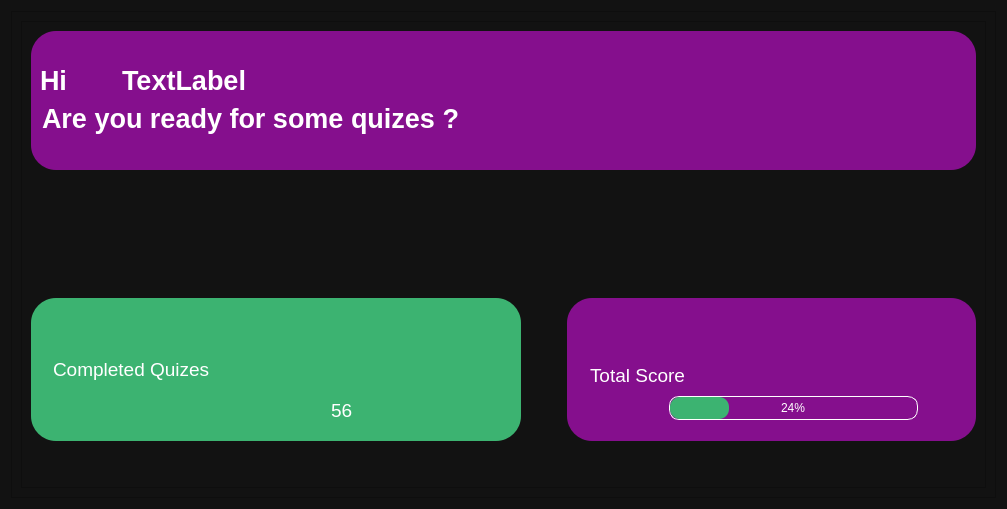
<?xml version="1.0" encoding="UTF-8"?>
<ui version="4.0">
 <class>Home</class>
 <widget class="QWidget" name="Home">
  <property name="geometry">
   <rect>
    <x>0</x>
    <y>0</y>
    <width>1007</width>
    <height>509</height>
   </rect>
  </property>
  <property name="windowTitle">
   <string>Form</string>
  </property>
  <property name="styleSheet">
   <string notr="true">background: #121212;</string>
  </property>
  <layout class="QGridLayout" name="gridLayout_5">
   <item row="1" column="0">
    <widget class="QFrame" name="frame">
     <property name="sizePolicy">
      <sizepolicy hsizetype="Expanding" vsizetype="Expanding">
       <horstretch>0</horstretch>
       <verstretch>0</verstretch>
      </sizepolicy>
     </property>
     <property name="maximumSize">
      <size>
       <width>16777215</width>
       <height>16777215</height>
      </size>
     </property>
     <property name="frameShape">
      <enum>QFrame::StyledPanel</enum>
     </property>
     <property name="frameShadow">
      <enum>QFrame::Raised</enum>
     </property>
     <layout class="QGridLayout" name="gridLayout">
      <item row="0" column="0">
       <widget class="QFrame" name="frame_2">
        <property name="sizePolicy">
         <sizepolicy hsizetype="Expanding" vsizetype="Expanding">
          <horstretch>0</horstretch>
          <verstretch>0</verstretch>
         </sizepolicy>
        </property>
        <property name="styleSheet">
         <string notr="true"/>
        </property>
        <property name="frameShape">
         <enum>QFrame::StyledPanel</enum>
        </property>
        <property name="frameShadow">
         <enum>QFrame::Raised</enum>
        </property>
        <layout class="QGridLayout" name="gridLayout_3">
         <item row="1" column="0">
          <spacer name="verticalSpacer">
           <property name="orientation">
            <enum>Qt::Vertical</enum>
           </property>
           <property name="sizeType">
            <enum>QSizePolicy::Maximum</enum>
           </property>
           <property name="sizeHint" stdset="0">
            <size>
             <width>20</width>
             <height>150</height>
            </size>
           </property>
          </spacer>
         </item>
         <item row="0" column="0">
          <layout class="QVBoxLayout" name="verticalLayout">
           <property name="sizeConstraint">
            <enum>QLayout::SetDefaultConstraint</enum>
           </property>
           <item>
            <layout class="QVBoxLayout" name="verticalLayout_2">
             <item>
              <widget class="QFrame" name="frame_3">
               <property name="minimumSize">
                <size>
                 <width>600</width>
                 <height>100</height>
                </size>
               </property>
               <property name="maximumSize">
                <size>
                 <width>16777215</width>
                 <height>200</height>
                </size>
               </property>
               <property name="styleSheet">
                <string notr="true">background: #850F8D;
border-radius: 25px;</string>
               </property>
               <property name="frameShape">
                <enum>QFrame::StyledPanel</enum>
               </property>
               <property name="frameShadow">
                <enum>QFrame::Raised</enum>
               </property>
               <layout class="QGridLayout" name="gridLayout_7">
                <item row="3" column="1">
                 <spacer name="verticalSpacer_5">
                  <property name="orientation">
                   <enum>Qt::Vertical</enum>
                  </property>
                  <property name="sizeHint" stdset="0">
                   <size>
                    <width>20</width>
                    <height>40</height>
                   </size>
                  </property>
                 </spacer>
                </item>
                <item row="1" column="1" rowspan="2" colspan="2">
                 <layout class="QGridLayout" name="gridLayout_4">
                  <item row="1" column="0">
                   <widget class="QLineEdit" name="lineEdit_2">
                    <property name="minimumSize">
                     <size>
                      <width>400</width>
                      <height>0</height>
                     </size>
                    </property>
                    <property name="font">
                     <font>
                      <pointsize>20</pointsize>
                      <bold>true</bold>
                     </font>
                    </property>
                    <property name="focusPolicy">
                     <enum>Qt::NoFocus</enum>
                    </property>
                    <property name="styleSheet">
                     <string notr="true">color: white;</string>
                    </property>
                    <property name="text">
                     <string>Are you ready for some quizes ?</string>
                    </property>
                    <property name="readOnly">
                     <bool>true</bool>
                    </property>
                   </widget>
                  </item>
                  <item row="0" column="0">
                   <layout class="QHBoxLayout" name="horizontalLayout">
                    <property name="spacing">
                     <number>6</number>
                    </property>
                    <item>
                     <widget class="QLabel" name="label_4">
                      <property name="sizePolicy">
                       <sizepolicy hsizetype="Minimum" vsizetype="Preferred">
                        <horstretch>0</horstretch>
                        <verstretch>0</verstretch>
                       </sizepolicy>
                      </property>
                      <property name="minimumSize">
                       <size>
                        <width>0</width>
                        <height>0</height>
                       </size>
                      </property>
                      <property name="maximumSize">
                       <size>
                        <width>30</width>
                        <height>16777215</height>
                       </size>
                      </property>
                      <property name="font">
                       <font>
                        <pointsize>20</pointsize>
                        <bold>true</bold>
                       </font>
                      </property>
                      <property name="styleSheet">
                       <string notr="true">color: white;</string>
                      </property>
                      <property name="text">
                       <string>Hi</string>
                      </property>
                     </widget>
                    </item>
                    <item>
                     <widget class="QLabel" name="label_5">
                      <property name="maximumSize">
                       <size>
                        <width>40</width>
                        <height>16777215</height>
                       </size>
                      </property>
                      <property name="font">
                       <font>
                        <pointsize>20</pointsize>
                        <bold>true</bold>
                       </font>
                      </property>
                      <property name="text">
                       <string/>
                      </property>
                      <property name="pixmap">
                       <pixmap resource="resource.qrc">:/resources/wave.png</pixmap>
                      </property>
                     </widget>
                    </item>
                    <item>
                     <widget class="QLabel" name="username">
                      <property name="font">
                       <font>
                        <pointsize>20</pointsize>
                        <bold>true</bold>
                       </font>
                      </property>
                      <property name="styleSheet">
                       <string notr="true">color: white;</string>
                      </property>
                      <property name="text">
                       <string>TextLabel</string>
                      </property>
                     </widget>
                    </item>
                    <item>
                     <spacer name="horizontalSpacer_4">
                      <property name="orientation">
                       <enum>Qt::Horizontal</enum>
                      </property>
                      <property name="sizeType">
                       <enum>QSizePolicy::Preferred</enum>
                      </property>
                      <property name="sizeHint" stdset="0">
                       <size>
                        <width>40</width>
                        <height>20</height>
                       </size>
                      </property>
                     </spacer>
                    </item>
                   </layout>
                  </item>
                 </layout>
                </item>
                <item row="0" column="1">
                 <spacer name="verticalSpacer_6">
                  <property name="orientation">
                   <enum>Qt::Vertical</enum>
                  </property>
                  <property name="sizeHint" stdset="0">
                   <size>
                    <width>20</width>
                    <height>40</height>
                   </size>
                  </property>
                 </spacer>
                </item>
               </layout>
              </widget>
             </item>
             <item>
              <spacer name="verticalSpacer_2">
               <property name="orientation">
                <enum>Qt::Vertical</enum>
               </property>
               <property name="sizeType">
                <enum>QSizePolicy::Maximum</enum>
               </property>
               <property name="sizeHint" stdset="0">
                <size>
                 <width>20</width>
                 <height>150</height>
                </size>
               </property>
              </spacer>
             </item>
            </layout>
           </item>
           <item>
            <layout class="QHBoxLayout" name="horizontalLayout_2">
             <item>
              <widget class="QFrame" name="frame_4">
               <property name="minimumSize">
                <size>
                 <width>200</width>
                 <height>100</height>
                </size>
               </property>
               <property name="maximumSize">
                <size>
                 <width>800</width>
                 <height>200</height>
                </size>
               </property>
               <property name="styleSheet">
                <string notr="true">background: #3CB371;
border-radius: 25px;</string>
               </property>
               <property name="frameShape">
                <enum>QFrame::StyledPanel</enum>
               </property>
               <property name="frameShadow">
                <enum>QFrame::Raised</enum>
               </property>
               <layout class="QHBoxLayout" name="horizontalLayout_4">
                <item>
                 <widget class="QFrame" name="frame_7">
                  <property name="frameShape">
                   <enum>QFrame::StyledPanel</enum>
                  </property>
                  <property name="frameShadow">
                   <enum>QFrame::Raised</enum>
                  </property>
                  <layout class="QVBoxLayout" name="verticalLayout_4">
                   <item>
                    <widget class="QLabel" name="label">
                     <property name="minimumSize">
                      <size>
                       <width>32</width>
                       <height>32</height>
                      </size>
                     </property>
                     <property name="maximumSize">
                      <size>
                       <width>24</width>
                       <height>24</height>
                      </size>
                     </property>
                     <property name="sizeIncrement">
                      <size>
                       <width>0</width>
                       <height>0</height>
                      </size>
                     </property>
                     <property name="font">
                      <font>
                       <pointsize>11</pointsize>
                      </font>
                     </property>
                     <property name="styleSheet">
                      <string notr="true">color: white;</string>
                     </property>
                     <property name="text">
                      <string/>
                     </property>
                     <property name="pixmap">
                      <pixmap resource="resource.qrc">:/resources/graduation-cap.png</pixmap>
                     </property>
                     <property name="scaledContents">
                      <bool>true</bool>
                     </property>
                    </widget>
                   </item>
                   <item>
                    <widget class="QTextEdit" name="textEdit_2">
                     <property name="font">
                      <font>
                       <pointsize>14</pointsize>
                      </font>
                     </property>
                     <property name="styleSheet">
                      <string notr="true">color: white;</string>
                     </property>
                     <property name="readOnly">
                      <bool>true</bool>
                     </property>
                     <property name="html">
                      <string>&lt;!DOCTYPE HTML PUBLIC &quot;-//W3C//DTD HTML 4.0//EN&quot; &quot;http://www.w3.org/TR/REC-html40/strict.dtd&quot;&gt;
&lt;html&gt;&lt;head&gt;&lt;meta name=&quot;qrichtext&quot; content=&quot;1&quot; /&gt;&lt;meta charset=&quot;utf-8&quot; /&gt;&lt;style type=&quot;text/css&quot;&gt;
p, li { white-space: pre-wrap; }
hr { height: 1px; border-width: 0; }
li.unchecked::marker { content: &quot;\2610&quot;; }
li.checked::marker { content: &quot;\2612&quot;; }
&lt;/style&gt;&lt;/head&gt;&lt;body style=&quot; font-family:'Ubuntu'; font-size:14pt; font-weight:400; font-style:normal;&quot;&gt;
&lt;p style=&quot; margin-top:0px; margin-bottom:0px; margin-left:0px; margin-right:0px; -qt-block-indent:0; text-indent:0px;&quot;&gt;Completed Quizes&lt;/p&gt;&lt;/body&gt;&lt;/html&gt;</string>
                     </property>
                    </widget>
                   </item>
                  </layout>
                 </widget>
                </item>
                <item>
                 <widget class="QFrame" name="frame_6">
                  <property name="maximumSize">
                   <size>
                    <width>16777215</width>
                    <height>16777215</height>
                   </size>
                  </property>
                  <property name="styleSheet">
                   <string notr="true"/>
                  </property>
                  <property name="frameShape">
                   <enum>QFrame::StyledPanel</enum>
                  </property>
                  <property name="frameShadow">
                   <enum>QFrame::Raised</enum>
                  </property>
                  <layout class="QVBoxLayout" name="verticalLayout_3">
                   <item>
                    <spacer name="verticalSpacer_3">
                     <property name="orientation">
                      <enum>Qt::Vertical</enum>
                     </property>
                     <property name="sizeType">
                      <enum>QSizePolicy::Preferred</enum>
                     </property>
                     <property name="sizeHint" stdset="0">
                      <size>
                       <width>20</width>
                       <height>93</height>
                      </size>
                     </property>
                    </spacer>
                   </item>
                   <item alignment="Qt::AlignHCenter|Qt::AlignVCenter">
                    <widget class="QLineEdit" name="completedQuizzesNo">
                     <property name="font">
                      <font>
                       <pointsize>14</pointsize>
                      </font>
                     </property>
                     <property name="styleSheet">
                      <string notr="true">color: white;
</string>
                     </property>
                     <property name="text">
                      <string>56</string>
                     </property>
                    </widget>
                   </item>
                  </layout>
                 </widget>
                </item>
               </layout>
              </widget>
             </item>
             <item>
              <spacer name="horizontalSpacer">
               <property name="orientation">
                <enum>Qt::Horizontal</enum>
               </property>
               <property name="sizeType">
                <enum>QSizePolicy::Maximum</enum>
               </property>
               <property name="sizeHint" stdset="0">
                <size>
                 <width>40</width>
                 <height>20</height>
                </size>
               </property>
              </spacer>
             </item>
             <item>
              <widget class="QFrame" name="frame_5">
               <property name="minimumSize">
                <size>
                 <width>200</width>
                 <height>100</height>
                </size>
               </property>
               <property name="maximumSize">
                <size>
                 <width>800</width>
                 <height>200</height>
                </size>
               </property>
               <property name="styleSheet">
                <string notr="true">background: #850F8D;
border-radius: 25px;</string>
               </property>
               <property name="frameShape">
                <enum>QFrame::StyledPanel</enum>
               </property>
               <property name="frameShadow">
                <enum>QFrame::Raised</enum>
               </property>
               <layout class="QGridLayout" name="gridLayout_2">
                <item row="0" column="0">
                 <layout class="QGridLayout" name="gridLayout_6">
                  <property name="leftMargin">
                   <number>9</number>
                  </property>
                  <property name="topMargin">
                   <number>9</number>
                  </property>
                  <property name="rightMargin">
                   <number>9</number>
                  </property>
                  <property name="bottomMargin">
                   <number>9</number>
                  </property>
                  <item row="1" column="0" colspan="3" alignment="Qt::AlignTop">
                   <widget class="QLabel" name="label_3">
                    <property name="maximumSize">
                     <size>
                      <width>16777215</width>
                      <height>40</height>
                     </size>
                    </property>
                    <property name="font">
                     <font>
                      <pointsize>14</pointsize>
                     </font>
                    </property>
                    <property name="styleSheet">
                     <string notr="true">padding-top: 10px;
color: white;</string>
                    </property>
                    <property name="text">
                     <string>Total Score</string>
                    </property>
                   </widget>
                  </item>
                  <item row="2" column="1">
                   <spacer name="horizontalSpacer_2">
                    <property name="orientation">
                     <enum>Qt::Horizontal</enum>
                    </property>
                    <property name="sizeType">
                     <enum>QSizePolicy::Maximum</enum>
                    </property>
                    <property name="sizeHint" stdset="0">
                     <size>
                      <width>40</width>
                      <height>20</height>
                     </size>
                    </property>
                   </spacer>
                  </item>
                  <item row="2" column="2">
                   <widget class="QProgressBar" name="totalScorePB">
                    <property name="maximumSize">
                     <size>
                      <width>16777215</width>
                      <height>16777215</height>
                     </size>
                    </property>
                    <property name="styleSheet">
                     <string notr="true">QProgressBar {
	border: 1px solid #121212;
	border-radius: 10px;
	text-align: center;
	color: white;
	border-color: white;
}

QProgressBar::chunk {
    background-color: #3CB371;
	border-radius: 10px;
 }</string>
                    </property>
                    <property name="value">
                     <number>24</number>
                    </property>
                   </widget>
                  </item>
                  <item row="2" column="0">
                   <spacer name="verticalSpacer_4">
                    <property name="orientation">
                     <enum>Qt::Vertical</enum>
                    </property>
                    <property name="sizeHint" stdset="0">
                     <size>
                      <width>20</width>
                      <height>40</height>
                     </size>
                    </property>
                   </spacer>
                  </item>
                  <item row="0" column="0" alignment="Qt::AlignTop">
                   <widget class="QLabel" name="label_2">
                    <property name="minimumSize">
                     <size>
                      <width>32</width>
                      <height>32</height>
                     </size>
                    </property>
                    <property name="maximumSize">
                     <size>
                      <width>32</width>
                      <height>32</height>
                     </size>
                    </property>
                    <property name="sizeIncrement">
                     <size>
                      <width>0</width>
                      <height>0</height>
                     </size>
                    </property>
                    <property name="font">
                     <font>
                      <pointsize>11</pointsize>
                     </font>
                    </property>
                    <property name="text">
                     <string/>
                    </property>
                    <property name="pixmap">
                     <pixmap resource="resource.qrc">:/resources/scoreboard.png</pixmap>
                    </property>
                    <property name="scaledContents">
                     <bool>true</bool>
                    </property>
                   </widget>
                  </item>
                  <item row="2" column="3">
                   <spacer name="horizontalSpacer_3">
                    <property name="orientation">
                     <enum>Qt::Horizontal</enum>
                    </property>
                    <property name="sizeType">
                     <enum>QSizePolicy::Preferred</enum>
                    </property>
                    <property name="sizeHint" stdset="0">
                     <size>
                      <width>40</width>
                      <height>20</height>
                     </size>
                    </property>
                   </spacer>
                  </item>
                 </layout>
                </item>
               </layout>
              </widget>
             </item>
            </layout>
           </item>
          </layout>
         </item>
        </layout>
       </widget>
      </item>
     </layout>
    </widget>
   </item>
  </layout>
 </widget>
 <resources>
  <include location="resource.qrc"/>
 </resources>
 <connections/>
</ui>
